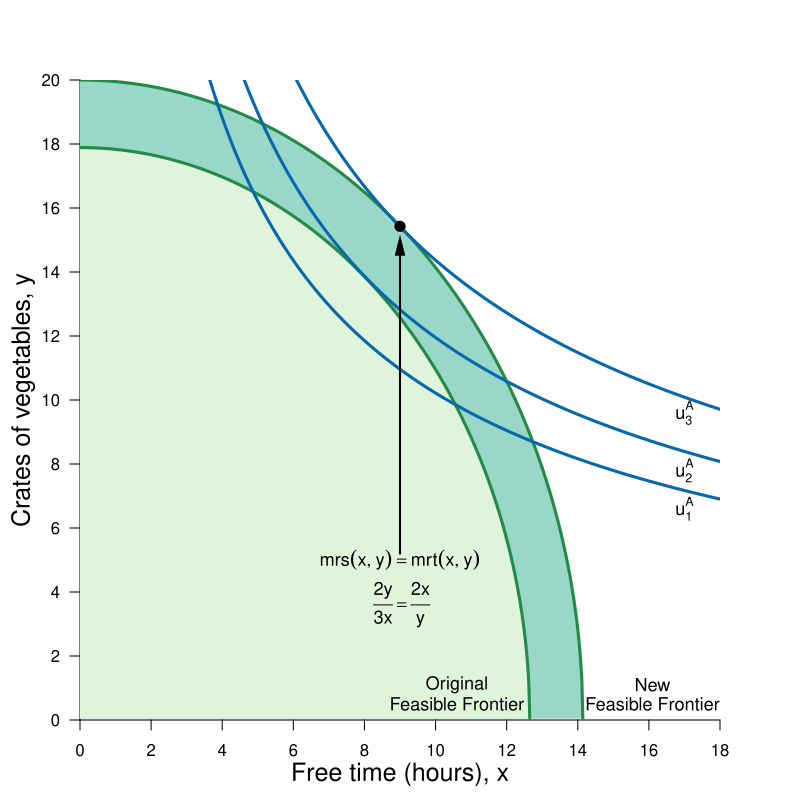

Write the R code that produced this figure.
#Graph Designer: Simon Halliday
#Authors: Bowles, Foley and Halliday
#Title: Microeconomics: Competition, Conflict and Coordination

library(shape)
pdf(file = "constrained_optimization/feasible_frontier_indiff_vegetables_productivity.pdf", width = 8, height = 8)

#Set parameters for graphics
axislabelsize <- 1.5
labelsize <- 1.1
graphlinewidth <- 3
segmentlinewidth <- 2

COL <- c("#7fc97f", "#beaed4", "#fdc086", "#ffff99", "#386cb0", "#f0027f", "#bf5b17", "#666666")
COLA <- c("#e0f3db", "#99d8c9","#66c2a4","#41ae76", "#238b45", "#005824")
COLB <- c("#4eb3d3", "#2b8cbe", "#0868ac","#084081")

#Edited the margins to cater for the larger LHS labels
par(mar =  c(4, 4, 4, 4))

ppf <- function(x, intercept = 400) {
  (intercept - 2*x^2)^0.5
}

uFn <- function(x, y, alpha = 0.4){
  (x^alpha)*(y^(1-alpha))
}

indiffA <- function(x, ubar = uFn(8, 13.87), alpha = 0.4) {
  (ubar/ (x^alpha))^(1/ (1 - alpha))
}

ylims <- c(0, 20)
xlims <- c(0, 18)

npts <- 501 
x <- seq(xlims[1], xlims[2], length.out = npts)
y <- seq(ylims[1], ylims[2], length.out = npts) 
a <- c(uFn(8, 13.87) - 1, uFn(8, 13.87), uFn(8, 13.87) + 1.3) #alpha = 0.4

plot(0, 0, xlim = xlims, ylim = ylims, type = "n",
     xlab = expression(paste("")),
     ylab = expression(paste("")), 
     xaxt = "n", 
     yaxt = "n", 
     cex.lab = axislabelsize, 
     bty = "n", 
     xaxs="i", 
     yaxs="i"
)


# ticksy <- seq(from = 0, to = ylims[2], by = 1)
# ylabels <- seq(from = 0, to = ylims[2], by = 1)
ticksx <- seq(from = 0, to = xlims[2], by = 2)
xlabels <- seq(from = 0, to = xlims[2], by = 2)
ticksy <- seq(ylims[1],  ylims[2], 2)
ylabels <- seq(ylims[1],  ylims[2], 2)
# ticksx <- c(xlims[1], 5.25, 8.944272, xlims[2])
# xlabels <- c(NA, expression(paste(x,"*")), expression(paste(bar(x))), NA)

axis(1, at = ticksx, pos = 0, labels = xlabels)
axis(2, at = ticksy, pos = 0, labels = ylabels, las = 1)

npts <- 500 
xx1 <- seq(xlims[1], sqrt(400/2-0.001), length.out = npts)
xx2 <- seq(xlims[1], sqrt(320/2-0.001), length.out = npts)


#Draw the polygon for shading the feasible set
xpoly1 <- seq(from = xlims[1], to = sqrt(400/2-0.001), length.out = npts)
ypoly1 <- ppf(xpoly1)
polygon(x = c(xpoly1, xpoly1[1]), y = c(ypoly1, rev(ypoly1)[1]), col=COLA[2], density=NULL, border = NA)


xpoly2 <- seq(from = xlims[1], to = sqrt(320/2-0.001), length.out = npts)
ypoly2 <- ppf(xpoly2, intercept = 320)
polygon(x = c(xpoly2, xpoly2[1]), y = c(ypoly2, rev(ypoly2)[1]), col=COLA[1], density=NULL, border = NA)


#Draw the graphs
lines(xx1, ppf(xx1), col = COLA[5], lwd = graphlinewidth)
lines(xx2, ppf(xx2, intercept = 320), col = COLA[5], lwd = graphlinewidth)

#Label the feasible frontier
text(10.6, 1.1, expression("Original"), cex = labelsize)
text(10.6, 0.5, expression("Feasible Frontier"), cex = labelsize)
#Arrows(10.5, 0.53, 12.2, 0.53, col = "black", lty = 1, lwd = 2, arr.type = "triangle", arr.lwd = 0.5)

text(16.1, 1.1, expression("New"), cex = labelsize)
text(16.1, 0.5, expression("Feasible Frontier"), cex = labelsize)
#Arrows(10.5, 0.53, 12.2, 0.53, col = "black", lty = 1, lwd = 2, arr.type = "triangle", arr.lwd = 0.5)



contour(x, y, 
        outer(x, y, uFn),
        drawlabels = FALSE,
        col = COLB[3],
        lwd = graphlinewidth,
        levels = a, 
        xaxs="i", 
        yaxs="i", 
        add = TRUE)

#Axis labels
mtext(expression(paste("Free time (hours), ", x)), side = 1, line = 2.5, cex = axislabelsize)
text(-1.6, 0.5*ylims[2], expression(paste("Crates of vegetables, ", y)), xpd = TRUE, cex = axislabelsize, srt = 90) 

#Add mrs = mrt at i
points(9, ppf(x = 9), pch = 16, col = "black", cex = 1.5)
text(9, 5, expression(paste(mrs(x,y) == mrt(x,y))), cex = labelsize)
text(9 + 0.05, 3.6, expression(paste(frac(2*y,3*x) == frac(2*x,y))), cex = labelsize)
Arrows(9, 5.2, 9, ppf(x = 9) - 0.6, col = "black", lty = 1, lwd = 2, arr.type = "triangle", arr.lwd = 0.5)


#Label the indifference curves
text(17, 6.6, expression(u[1]^A), cex = labelsize)
text(17, 7.8, expression(u[2]^A), cex = labelsize)
text(17, 9.6, expression(u[3]^A), cex = labelsize)

#Annotate max u point on feasibility frontier
# text(8.4, ppf(8) + 0.1, expression(paste(i)), cex = labelsize)
# segments(8, 0, 8, ppf(x = 8), lty = 2, col = "gray", lwd = segmentlinewidth)
# segments(0, ppf(x = 8), 8, ppf(x = 8), lty = 2, col = "gray", lwd = segmentlinewidth)
# points(8, ppf(x = 8), pch = 16, col = "black", cex = 1.5)
# 
# text(3.3, ppf(2.9) + 0.1, expression(paste(a)), cex = labelsize)
# segments(2.9, 0, 2.9, ppf(x = 2.9), lty = 2, col = "gray", lwd = segmentlinewidth)
# segments(0, ppf(x = 2.9), 2.9, ppf(x = 2.9), lty = 2, col = "gray", lwd = segmentlinewidth)
# points(2.9, ppf(x = 2.9), pch = 16, col = "black", cex = 1.5)
# 
# 
# text(13.15, ppf(12.8) + 0.1, expression(paste(b)), cex = labelsize)
# segments(12.8, 0, 12.8, ppf(x = 12.8), lty = 2, col = "gray", lwd = segmentlinewidth)
# segments(0, ppf(x = 12.8), 12.8, ppf(x = 12.8), lty = 2, col = "gray", lwd = segmentlinewidth)
# points(12.8, ppf(x = 12.8), pch = 16, col = "black", cex = 1.5)



dev.off()
